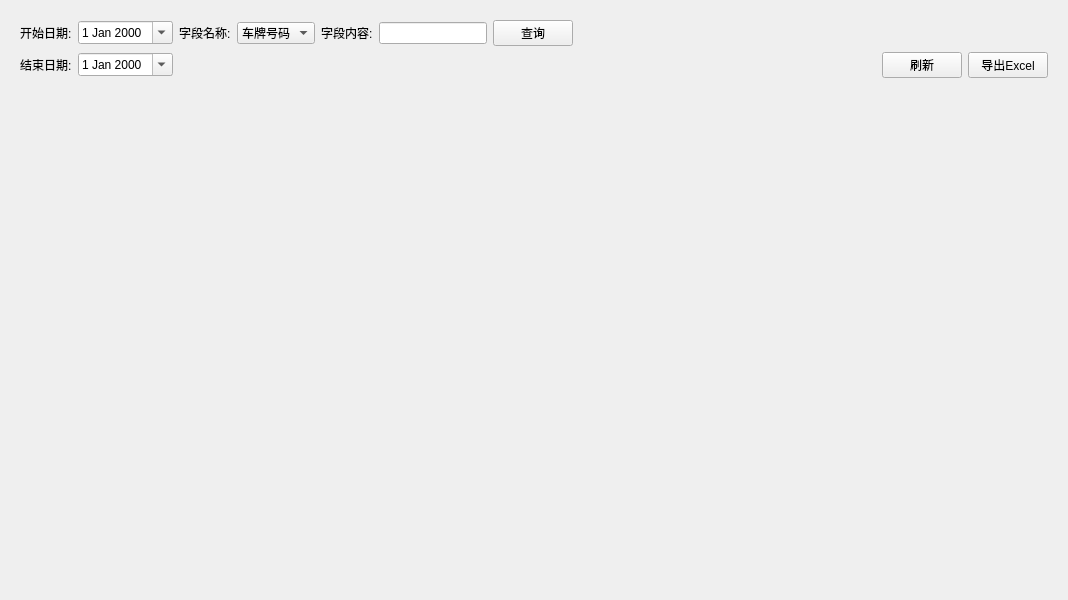
<?xml version="1.0" encoding="UTF-8"?>
<ui version="4.0">
 <class>FrmSamplingTable</class>
 <widget class="QWidget" name="FrmSamplingTable">
  <property name="geometry">
   <rect>
    <x>0</x>
    <y>0</y>
    <width>1068</width>
    <height>600</height>
   </rect>
  </property>
  <property name="windowTitle">
   <string>Form</string>
  </property>
  <layout class="QVBoxLayout" name="verticalLayout" stretch="1,9">
   <item>
    <widget class="QWidget" name="widget_4" native="true">
     <layout class="QGridLayout" name="gridLayout_11" columnstretch="0,0,0,0,0,0,0,0,0,0">
      <item row="0" column="7">
       <spacer name="horizontalSpacer_18">
        <property name="orientation">
         <enum>Qt::Horizontal</enum>
        </property>
        <property name="sizeHint" stdset="0">
         <size>
          <width>40</width>
          <height>20</height>
         </size>
        </property>
       </spacer>
      </item>
      <item row="1" column="0">
       <widget class="QLabel" name="label_4">
        <property name="text">
         <string>结束日期:</string>
        </property>
       </widget>
      </item>
      <item row="0" column="5">
       <widget class="QLineEdit" name="editField">
        <property name="sizePolicy">
         <sizepolicy hsizetype="Minimum" vsizetype="Fixed">
          <horstretch>0</horstretch>
          <verstretch>0</verstretch>
         </sizepolicy>
        </property>
       </widget>
      </item>
      <item row="0" column="4">
       <widget class="QLabel" name="label_16">
        <property name="text">
         <string>字段内容:</string>
        </property>
       </widget>
      </item>
      <item row="1" column="9">
       <widget class="QPushButton" name="btnExport">
        <property name="sizePolicy">
         <sizepolicy hsizetype="Minimum" vsizetype="Fixed">
          <horstretch>0</horstretch>
          <verstretch>0</verstretch>
         </sizepolicy>
        </property>
        <property name="toolTip">
         <string>导出Excel</string>
        </property>
        <property name="text">
         <string>导出Excel</string>
        </property>
        <property name="icon">
         <iconset resource="../../main.qrc">
          <normaloff>:/image/excel.png</normaloff>:/image/excel.png</iconset>
        </property>
       </widget>
      </item>
      <item row="0" column="0">
       <widget class="QLabel" name="label_2">
        <property name="text">
         <string>开始日期:</string>
        </property>
       </widget>
      </item>
      <item row="0" column="6">
       <widget class="QPushButton" name="btnQuery">
        <property name="text">
         <string>查询</string>
        </property>
       </widget>
      </item>
      <item row="0" column="2">
       <widget class="QLabel" name="label_3">
        <property name="text">
         <string>字段名称:</string>
        </property>
       </widget>
      </item>
      <item row="0" column="1">
       <widget class="QDateEdit" name="dateStart">
        <property name="calendarPopup">
         <bool>true</bool>
        </property>
       </widget>
      </item>
      <item row="1" column="8">
       <widget class="QPushButton" name="btnRefresh">
        <property name="toolTip">
         <string>刷新</string>
        </property>
        <property name="text">
         <string>刷新</string>
        </property>
        <property name="icon">
         <iconset resource="../../main.qrc">
          <normaloff>:/image/刷新.png</normaloff>:/image/刷新.png</iconset>
        </property>
       </widget>
      </item>
      <item row="1" column="1">
       <widget class="QDateEdit" name="dateEnd">
        <property name="calendarPopup">
         <bool>true</bool>
        </property>
       </widget>
      </item>
      <item row="0" column="3">
       <widget class="QComboBox" name="cbxField">
        <item>
         <property name="text">
          <string>车牌号码</string>
         </property>
        </item>
       </widget>
      </item>
     </layout>
    </widget>
   </item>
   <item>
    <widget class="QStackedWidget" name="stackedWidget">
     <property name="currentIndex">
      <number>0</number>
     </property>
     <widget class="QWidget" name="page">
      <layout class="QGridLayout" name="gridLayout_2" rowstretch="0">
       <item row="0" column="0">
        <widget class="GbsTableWidget" name="tableWidget" native="true"/>
       </item>
      </layout>
     </widget>
     <widget class="QWidget" name="page_2">
      <layout class="QGridLayout" name="gridLayout_4"/>
     </widget>
    </widget>
   </item>
  </layout>
 </widget>
 <customwidgets>
  <customwidget>
   <class>GbsTableWidget</class>
   <extends>QWidget</extends>
   <header>gbstablewidget.h</header>
   <container>1</container>
  </customwidget>
 </customwidgets>
 <resources>
  <include location="../../main.qrc"/>
 </resources>
 <connections/>
</ui>
